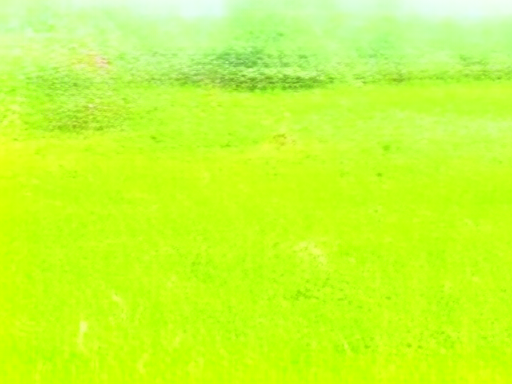

Reproduce this figure in Python.
"""LTX-2 19B native PyTorch on Trainium2 — Beta 3 + TP=4.

End-to-end pattern adapted from Qwen-Image-Edit Path C `run_simple.py`:

  1. setup_distributed() — torchrun launches 4 ranks; backend='neuron'
  2. Build the LTX-2 transformer under torch.device("meta")
  3. parallelize_module(...) with the LTX-2 TP plan
  4. apply_tp_fixes() — patch attn.heads to heads/N
  5. load_weights_sharded() — stream weights from disk per-rank
  6. Build the diffusers LTX2Pipeline on CPU and swap in our sharded transformer
  7. Patch CPU↔Neuron boundaries (text encoder + VAE stay on CPU)
  8. Generate

Launch:
    NEURON_RT_VIRTUAL_CORE_SIZE=2 NEURON_RT_NUM_CORES=4 \\
    torchrun --nproc_per_node=4 --rdzv_backend c10d --rdzv_endpoint localhost:29500 \\
        ltx2_run.py --num-steps 4 --num-frames 25 --width 512 --height 384
"""
from __future__ import annotations

import argparse
import json
import os
import sys
import time
from pathlib import Path

os.environ.setdefault("TOKENIZERS_PARALLELISM", "false")

import torch
import torch.distributed as dist
import torch_neuronx  # noqa: F401

# Add this dir to path so we can import ltx2_tp_plan / ltx2_meta_loader
sys.path.insert(0, str(Path(__file__).resolve().parent))
from ltx2_tp_plan import (
    ltx2_tp_plan, apply_tp_fixes, patch_rope_rank_slice,
    install_adaptive_qk_norm,
)
from ltx2_meta_loader import load_weights_sharded


def setup_distributed():
    rank = int(os.environ.get("RANK", "0"))
    world_size = int(os.environ.get("WORLD_SIZE", "1"))
    local_rank = int(os.environ.get("LOCAL_RANK", rank))
    if world_size > 1 and not dist.is_initialized():
        from datetime import timedelta
        dist.init_process_group(backend="neuron", timeout=timedelta(minutes=30))
    return rank, world_size, local_rank


def parse_args():
    p = argparse.ArgumentParser()
    p.add_argument("--height", type=int, default=384)
    p.add_argument("--width", type=int, default=512)
    p.add_argument("--num-frames", type=int, default=25)
    p.add_argument("--num-steps", type=int, default=4)
    p.add_argument("--seed", type=int, default=42)
    p.add_argument("--prompt", default=(
        "A golden retriever puppy runs across a sunny green meadow, "
        "its ears flapping in the wind. The camera follows from a low angle. "
        "Birds chirp in the background."
    ))
    p.add_argument("--output", default="/opt/dlami/nvme/ltx2/results/ltx2_run.png")
    p.add_argument("--tp", type=int, default=4)
    p.add_argument("--no-compile", action="store_true",
                   help="Skip torch.compile (eager mode)")
    return p.parse_args()


def build_transformer(rank, world_size, local_rank, device, dtype):
    """Construct the LTX-2 transformer under meta-init, apply TP, load weights."""
    from torch.distributed.device_mesh import init_device_mesh
    from torch.distributed.tensor.parallel import parallelize_module
    from diffusers import LTX2VideoTransformer3DModel
    from huggingface_hub import hf_hub_download, snapshot_download

    if rank == 0:
        print(f"[ltx2_run] downloading transformer config + weights...", flush=True)

    # 1. Get transformer config (small JSON)
    config_path = hf_hub_download(
        "Lightricks/LTX-2", "transformer/config.json",
    )
    with open(config_path) as f:
        cfg = json.load(f)

    # 2. Get the local path of the transformer subdir (will pull weights into HF cache)
    snap = snapshot_download(
        "Lightricks/LTX-2", allow_patterns=["transformer/*"],
    )
    weights_dir = os.path.join(snap, "transformer")
    if rank == 0:
        print(f"[ltx2_run] weights dir: {weights_dir}", flush=True)

    # 3. Build under meta-init
    if rank == 0:
        print(f"[ltx2_run] building model under torch.device('meta')...", flush=True)
    with torch.device("meta"):
        model = LTX2VideoTransformer3DModel.from_config(cfg)
    if rank == 0:
        n_total = sum(p.numel() for p in model.parameters())
        print(f"[ltx2_run] meta-model: {n_total/1e9:.2f}B total params", flush=True)

    # 4. Apply TP plan
    mesh = init_device_mesh("neuron", (world_size,))
    plan = ltx2_tp_plan(world_size)
    if rank == 0:
        print(f"[ltx2_run] applying TP plan ({len(plan)} entries) on world={world_size}...",
              flush=True)
    parallelize_module(model, mesh, plan)

    # 5. Apply non-DTensor fixes (attn.heads patching, RoPE rank slice)
    apply_tp_fixes(model, world_size=world_size, rank=rank)

    # 6. Load weights sharded
    if rank == 0:
        print(f"[ltx2_run] loading weights sharded...", flush=True)
    t0 = time.time()
    load_weights_sharded(
        model, weights_dir,
        tp_local_rank=rank, world_size=world_size,
        dtype=dtype, device=device,
    )
    if rank == 0:
        print(f"[ltx2_run] weights loaded in {time.time() - t0:.1f}s", flush=True)

    # 6a. Safety net: materialize ANY param still on meta by looking it
    # up in the checkpoint by full dotted name. Catches norm_q/norm_k and
    # any other param the module-walk resolver missed post-parallelize.
    _materialize_remaining_meta(model, weights_dir, rank, world_size, device, dtype)

    # 6b. NOW install adaptive QK norm (AFTER weights load, so the loader
    # could materialize norm_q/norm_k.weight before we wrap them).
    install_adaptive_qk_norm(model, world_size=world_size, rank=rank)

    # 7. Apply RoPE rank slice AFTER weights load (since rope module
    # state is meta-initialized too; we need the patch on the resolved
    # forward).
    patch_rope_rank_slice(model, world_size=world_size, rank=rank)

    model.eval()
    return model, cfg


def _materialize_remaining_meta(model, weights_dir, rank, world_size, device, dtype):
    """Fill any param still on `meta` with its checkpoint tensor.

    norm_q/norm_k (rms_norm_across_heads) are full inner_dim and NOT in
    the TP plan, so they're replicated — load the full tensor on every
    rank. Other meta params get the same treatment.
    """
    import json as _json
    from pathlib import Path as _Path
    from safetensors import safe_open as _safe_open

    idx_path = _Path(weights_dir) / "diffusion_pytorch_model.safetensors.index.json"
    weight_map = _json.loads(idx_path.read_text())["weight_map"]

    # Group remaining meta params by shard file
    meta_params = {}
    for name, p in model.named_parameters():
        if getattr(p, "is_meta", False):
            meta_params[name] = p
    if rank == 0:
        print(f"[ltx2_run] materialize pass: {len(meta_params)} params still on meta",
              flush=True)
    if not meta_params:
        return

    by_shard = {}
    for name in meta_params:
        sf = weight_map.get(name)
        if sf is None:
            continue
        by_shard.setdefault(sf, []).append(name)

    filled = 0
    for shard_file, names in by_shard.items():
        with _safe_open(_Path(weights_dir) / shard_file, framework="pt", device="cpu") as f:
            for name in names:
                full = f.get_tensor(name).to(dtype)
                # Walk to parent module and set the leaf
                parts = name.split(".")
                *parent_path, leaf = parts
                mod = model
                ok = True
                for p in parent_path:
                    if not hasattr(mod, p):
                        ok = False
                        break
                    mod = getattr(mod, p)
                if not ok:
                    continue
                setattr(mod, leaf, torch.nn.Parameter(full.to(device), requires_grad=False))
                filled += 1
    if rank == 0:
        print(f"[ltx2_run] materialize pass: filled {filled} meta params", flush=True)


def main():
    args = parse_args()
    rank, world_size, local_rank = setup_distributed()

    if rank == 0:
        print(f"[ltx2_run] torch={torch.__version__}", flush=True)
        print(f"[ltx2_run] world_size={world_size}, args={vars(args)}", flush=True)

    # Beta 3 device API
    device = torch.device("neuron")
    cpu = torch.device("cpu")
    dtype = torch.bfloat16

    # Sanity: probe the device
    x = torch.randn(4, 4, device=device)
    _ = x @ x.T
    if rank == 0:
        print(f"[ltx2_run] neuron device probe ok", flush=True)

    # Build TP-sharded transformer
    transformer, cfg = build_transformer(rank, world_size, local_rank, device, dtype)

    # Optionally compile
    if not args.no_compile:
        if rank == 0:
            print(f"[ltx2_run] wrapping transformer with torch.compile(backend='neuron')",
                  flush=True)
        transformer = torch.compile(
            transformer, backend="neuron",
            dynamic=False, fullgraph=False,
        )

    # Build the pipeline (CPU) and swap in our transformer
    if rank == 0:
        print(f"[ltx2_run] loading LTX2Pipeline (CPU)...", flush=True)
    t0 = time.time()
    from diffusers import LTX2Pipeline
    pipe = LTX2Pipeline.from_pretrained(
        "Lightricks/LTX-2", torch_dtype=dtype,
    )
    if rank == 0:
        print(f"[ltx2_run] pipeline loaded in {time.time() - t0:.1f}s", flush=True)

    # Free the CPU transformer; we have our own
    del pipe.transformer
    import gc; gc.collect()

    # Wrap our sharded transformer so ALL tensor inputs (hidden states,
    # encoder_hidden_states from CPU connectors, masks, rope tables, etc.)
    # are moved to Neuron before the forward runs. This is the single
    # CPU→Neuron chokepoint into the transformer — avoids chasing each
    # individual arg.
    import types as _types

    _transformer_inner = transformer

    def _move_to_neuron(obj):
        if torch.is_tensor(obj):
            return obj.to(device) if obj.device != device else obj
        if isinstance(obj, (list, tuple)):
            return type(obj)(_move_to_neuron(o) for o in obj)
        if isinstance(obj, dict):
            return {k: _move_to_neuron(v) for k, v in obj.items()}
        return obj

    class _NeuronTransformerWrapper(torch.nn.Module):
        def __init__(self, inner):
            super().__init__()
            self.inner = inner
            # expose config for the pipeline
            self.config = inner.config if hasattr(inner, "config") else (
                inner._orig_mod.config if hasattr(inner, "_orig_mod") else None
            )

        def forward(self, *args, **kwargs):
            args = tuple(_move_to_neuron(a) for a in args)
            kwargs = {k: _move_to_neuron(v) for k, v in kwargs.items()}
            return self.inner(*args, **kwargs)

        def __getattr__(self, name):
            # delegate unknown attrs (e.g. dtype, gradient_checkpointing) to inner
            try:
                return super().__getattr__(name)
            except AttributeError:
                return getattr(self.inner, name)

    pipe.transformer = _NeuronTransformerWrapper(transformer)

    # Force the pipeline's _execution_device to Neuron at class level
    # (the default property returns CPU because text_encoder is on CPU)
    LTX2Pipeline._execution_device = property(lambda self: device)

    # Patch text encoder calls to keep them on CPU but move outputs to Neuron
    cpu_dev = torch.device("cpu")

    # Wrap _get_gemma_prompt_embeds: force CPU forward, then move embeds to Neuron
    _orig_get = pipe._get_gemma_prompt_embeds

    def _patched_get_gemma(prompt, device=None, dtype=None, **kw):
        # Force CPU for the encoder forward (it's not on Neuron)
        out = _orig_get(prompt, device=cpu_dev, dtype=dtype, **kw)
        # _get_gemma_prompt_embeds returns (embeds, mask)
        # Keep on CPU for now — connectors expect CPU input. Pipeline will
        # transfer to neuron after connectors run.
        return out
    pipe._get_gemma_prompt_embeds = _patched_get_gemma

    # Connectors module also runs on CPU — its `per_layer_masked_mean_norm`
    # produces a 3GB intermediate that won't fit on Neuron alongside the
    # transformer shard.
    if hasattr(pipe, "connectors"):
        try:
            pipe.connectors = pipe.connectors.to(cpu_dev)
            if rank == 0:
                print(f"[ltx2_run] connectors moved to CPU", flush=True)
        except Exception as e:
            if rank == 0:
                print(f"[ltx2_run] connectors.to(cpu) skipped: {e}", flush=True)

    # Wrap VAE encode/decode similarly — VAE stays on CPU
    if hasattr(pipe, "_encode_vae_image") and hasattr(pipe, "_encode_vae_image"):
        _orig_vae_enc = pipe._encode_vae_image

        def _patched_vae_enc(image, generator):
            if hasattr(image, "to"):
                image = image.to(cpu_dev)
            latents = _orig_vae_enc(image, generator)
            return latents.to(torch.device('neuron'))
        pipe._encode_vae_image = _patched_vae_enc

    # Move VAE to CPU explicitly so VAE decode/encode runs on CPU.
    # Otherwise the pipeline auto-moves VAE to neuron and then the patched
    # vae.decode that moves latents to CPU produces a device mismatch.
    try:
        pipe.vae = pipe.vae.to(cpu_dev)
        if rank == 0:
            print(f"[ltx2_run] VAE moved to CPU", flush=True)
    except Exception as e:
        if rank == 0:
            print(f"[ltx2_run] VAE.to(cpu) skipped: {e}", flush=True)

    # Same for audio_vae if present
    if hasattr(pipe, "audio_vae"):
        try:
            pipe.audio_vae = pipe.audio_vae.to(cpu_dev)
            if rank == 0:
                print(f"[ltx2_run] audio_vae moved to CPU", flush=True)
        except Exception as e:
            if rank == 0:
                print(f"[ltx2_run] audio_vae.to(cpu) skipped: {e}", flush=True)

    _orig_vae_dec = pipe.vae.decode

    def _patched_vae_dec(*args, **kwargs):
        # Diffusers calls: pipe.vae.decode(latents, timestep, return_dict=False)
        # Move all tensor positionals (and any tensor kwargs) to CPU.
        new_args = []
        for a in args:
            if torch.is_tensor(a):
                new_args.append(a.to(cpu_dev))
            else:
                new_args.append(a)
        new_kwargs = {}
        for k, v in kwargs.items():
            new_kwargs[k] = v.to(cpu_dev) if torch.is_tensor(v) else v
        return _orig_vae_dec(*new_args, **new_kwargs)
    pipe.vae.decode = _patched_vae_dec

    # Same wrap for audio_vae.decode
    if hasattr(pipe, "audio_vae"):
        _orig_avd = pipe.audio_vae.decode

        def _patched_avd(*args, **kwargs):
            new_args = [a.to(cpu_dev) if torch.is_tensor(a) else a for a in args]
            new_kwargs = {k: (v.to(cpu_dev) if torch.is_tensor(v) else v)
                          for k, v in kwargs.items()}
            return _orig_avd(*new_args, **new_kwargs)
        pipe.audio_vae.decode = _patched_avd

    if rank == 0:
        print(f"\n[ltx2_run] generating: {args.width}×{args.height}, "
              f"{args.num_frames} frames, {args.num_steps} steps...", flush=True)
        print(f"[ltx2_run] (cold first call includes NEFF compilation; expect 5-15 min)",
              flush=True)

    t0 = time.time()
    try:
        with torch.no_grad():
            result = pipe(
                prompt=args.prompt,
                height=args.height, width=args.width,
                num_frames=args.num_frames,
                num_inference_steps=args.num_steps,
                guidance_scale=4.0,
                max_sequence_length=1024,
                generator=torch.Generator(device="cpu").manual_seed(args.seed),
                output_type="pil",
            )
    except Exception as e:
        elapsed = time.time() - t0
        if rank == 0:
            import traceback
            print(f"[ltx2_run] ✗ generation FAILED after {elapsed:.1f}s",
                  flush=True)
            traceback.print_exc()
        if dist.is_initialized():
            dist.barrier()
        return 1

    elapsed = time.time() - t0
    if rank == 0:
        print(f"[ltx2_run] ✓ generated in {elapsed:.1f}s "
              f"({elapsed/args.num_steps:.2f}s/step avg)", flush=True)
        frames = result.frames[0]
        out = Path(args.output)
        out.parent.mkdir(parents=True, exist_ok=True)
        if frames:
            frames[0].save(out)
            print(f"[ltx2_run] WROTE {out} ({len(frames)} frames)", flush=True)
            try:
                from diffusers.utils import export_to_video
                mp4 = out.with_suffix(".mp4")
                export_to_video(frames, str(mp4), fps=24)
                print(f"[ltx2_run] WROTE {mp4}", flush=True)
            except Exception as e:
                print(f"[ltx2_run] mp4 export skip: {e}", flush=True)

    if dist.is_initialized():
        dist.barrier()
    return 0


if __name__ == "__main__":
    sys.exit(main())
